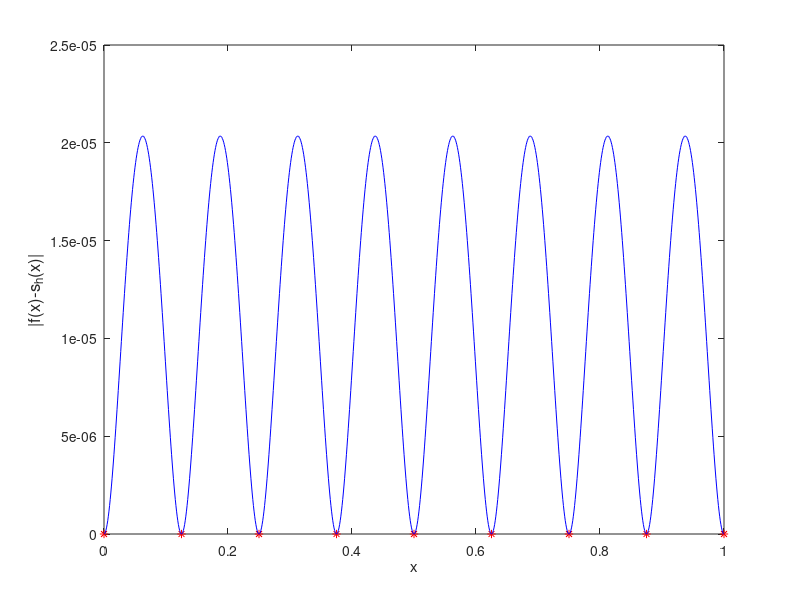

This figure's MATLAB source:
%SplineError: Script used to determine the maximum error when using 
% spline interpolation and a fixed stepsize.

%  Fix a stepsize h and create a vector of equidistant points on the  
% interval 0<x<1. Change to the step size you want to use.

  h=1/8;
  x=0:h:1;  
  
% Create the function f(x) as an inline function.
  
  f=inline('4*x.^4/3-4*x.^3/3+x.^2/2');

% We should interpolate using derivative end point conditions. Change 
% so the correct numeric values are used for f'(0) and f'(1)  
  spfun=csape(x,f(x),'complete',[0 7/3]); 

% Create a "dense" vector xx and plot both the error.
  
  xx=0:0.001:1; 
  felet=abs(fnval(spfun,xx)-f(xx));
  clf,plot(x,0*x,'r*',xx,felet,'b-');
  xlabel('x');ylabel('|f(x)-s_h(x)|','FontSize',12);
  disp(['Maximum error: max|s_h(x)-f(x)|=',num2str(max(felet))]);
